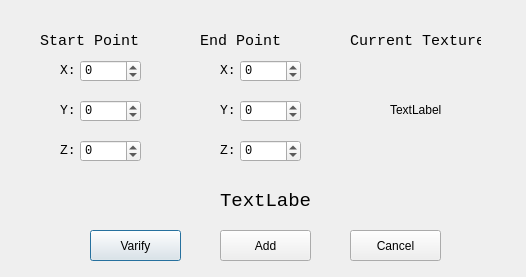
<?xml version="1.0" encoding="UTF-8"?>
<ui version="4.0">
 <class>BatchCreateDialog</class>
 <widget class="QDialog" name="BatchCreateDialog">
  <property name="geometry">
   <rect>
    <x>0</x>
    <y>0</y>
    <width>526</width>
    <height>277</height>
   </rect>
  </property>
  <property name="windowTitle">
   <string>Dialog</string>
  </property>
  <widget class="QLabel" name="label">
   <property name="geometry">
    <rect>
     <x>40</x>
     <y>30</y>
     <width>101</width>
     <height>21</height>
    </rect>
   </property>
   <property name="font">
    <font>
     <family>Consolas</family>
     <pointsize>11</pointsize>
    </font>
   </property>
   <property name="text">
    <string>Start Point</string>
   </property>
  </widget>
  <widget class="QSpinBox" name="startPointXSpinBox">
   <property name="geometry">
    <rect>
     <x>80</x>
     <y>60</y>
     <width>61</width>
     <height>22</height>
    </rect>
   </property>
   <property name="font">
    <font>
     <family>Consolas</family>
    </font>
   </property>
   <property name="minimum">
    <number>-10000</number>
   </property>
   <property name="maximum">
    <number>10000</number>
   </property>
  </widget>
  <widget class="QLabel" name="label_2">
   <property name="geometry">
    <rect>
     <x>60</x>
     <y>60</y>
     <width>31</width>
     <height>21</height>
    </rect>
   </property>
   <property name="font">
    <font>
     <family>Consolas</family>
     <pointsize>10</pointsize>
    </font>
   </property>
   <property name="text">
    <string>X:</string>
   </property>
  </widget>
  <widget class="QLabel" name="label_3">
   <property name="geometry">
    <rect>
     <x>60</x>
     <y>100</y>
     <width>31</width>
     <height>21</height>
    </rect>
   </property>
   <property name="font">
    <font>
     <family>Consolas</family>
     <pointsize>10</pointsize>
    </font>
   </property>
   <property name="text">
    <string>Y:</string>
   </property>
  </widget>
  <widget class="QSpinBox" name="startPointYSpinBox">
   <property name="geometry">
    <rect>
     <x>80</x>
     <y>100</y>
     <width>61</width>
     <height>22</height>
    </rect>
   </property>
   <property name="font">
    <font>
     <family>Consolas</family>
    </font>
   </property>
   <property name="minimum">
    <number>-10000</number>
   </property>
   <property name="maximum">
    <number>10000</number>
   </property>
  </widget>
  <widget class="QLabel" name="label_4">
   <property name="geometry">
    <rect>
     <x>60</x>
     <y>140</y>
     <width>31</width>
     <height>21</height>
    </rect>
   </property>
   <property name="font">
    <font>
     <family>Consolas</family>
     <pointsize>10</pointsize>
    </font>
   </property>
   <property name="text">
    <string>Z:</string>
   </property>
  </widget>
  <widget class="QSpinBox" name="startPointZSpinBox">
   <property name="geometry">
    <rect>
     <x>80</x>
     <y>140</y>
     <width>61</width>
     <height>22</height>
    </rect>
   </property>
   <property name="font">
    <font>
     <family>Consolas</family>
    </font>
   </property>
   <property name="minimum">
    <number>-10000</number>
   </property>
   <property name="maximum">
    <number>10000</number>
   </property>
  </widget>
  <widget class="QLabel" name="label_5">
   <property name="geometry">
    <rect>
     <x>220</x>
     <y>60</y>
     <width>31</width>
     <height>21</height>
    </rect>
   </property>
   <property name="font">
    <font>
     <family>Consolas</family>
     <pointsize>10</pointsize>
    </font>
   </property>
   <property name="text">
    <string>X:</string>
   </property>
  </widget>
  <widget class="QSpinBox" name="endPointXSpinBox">
   <property name="geometry">
    <rect>
     <x>240</x>
     <y>60</y>
     <width>61</width>
     <height>22</height>
    </rect>
   </property>
   <property name="font">
    <font>
     <family>Consolas</family>
    </font>
   </property>
   <property name="minimum">
    <number>-10000</number>
   </property>
   <property name="maximum">
    <number>10000</number>
   </property>
  </widget>
  <widget class="QSpinBox" name="endPointZSpinBox">
   <property name="geometry">
    <rect>
     <x>240</x>
     <y>140</y>
     <width>61</width>
     <height>22</height>
    </rect>
   </property>
   <property name="font">
    <font>
     <family>Consolas</family>
    </font>
   </property>
   <property name="minimum">
    <number>-10000</number>
   </property>
   <property name="maximum">
    <number>10000</number>
   </property>
  </widget>
  <widget class="QLabel" name="label_6">
   <property name="geometry">
    <rect>
     <x>220</x>
     <y>100</y>
     <width>31</width>
     <height>21</height>
    </rect>
   </property>
   <property name="font">
    <font>
     <family>Consolas</family>
     <pointsize>10</pointsize>
    </font>
   </property>
   <property name="text">
    <string>Y:</string>
   </property>
  </widget>
  <widget class="QSpinBox" name="endPointYSpinBox">
   <property name="geometry">
    <rect>
     <x>240</x>
     <y>100</y>
     <width>61</width>
     <height>22</height>
    </rect>
   </property>
   <property name="font">
    <font>
     <family>Consolas</family>
    </font>
   </property>
   <property name="minimum">
    <number>-10000</number>
   </property>
   <property name="maximum">
    <number>10000</number>
   </property>
  </widget>
  <widget class="QLabel" name="label_7">
   <property name="geometry">
    <rect>
     <x>200</x>
     <y>30</y>
     <width>101</width>
     <height>21</height>
    </rect>
   </property>
   <property name="font">
    <font>
     <family>Consolas</family>
     <pointsize>11</pointsize>
    </font>
   </property>
   <property name="text">
    <string>End Point</string>
   </property>
  </widget>
  <widget class="QLabel" name="label_8">
   <property name="geometry">
    <rect>
     <x>220</x>
     <y>140</y>
     <width>31</width>
     <height>21</height>
    </rect>
   </property>
   <property name="font">
    <font>
     <family>Consolas</family>
     <pointsize>10</pointsize>
    </font>
   </property>
   <property name="text">
    <string>Z:</string>
   </property>
  </widget>
  <widget class="QLabel" name="label_9">
   <property name="geometry">
    <rect>
     <x>350</x>
     <y>30</y>
     <width>131</width>
     <height>21</height>
    </rect>
   </property>
   <property name="font">
    <font>
     <family>Consolas</family>
     <pointsize>11</pointsize>
    </font>
   </property>
   <property name="text">
    <string>Current Texture</string>
   </property>
  </widget>
  <widget class="QLabel" name="textureLabel">
   <property name="geometry">
    <rect>
     <x>390</x>
     <y>70</y>
     <width>80</width>
     <height>80</height>
    </rect>
   </property>
   <property name="text">
    <string>TextLabel</string>
   </property>
  </widget>
  <widget class="QLabel" name="validationLabel">
   <property name="geometry">
    <rect>
     <x>220</x>
     <y>190</y>
     <width>91</width>
     <height>21</height>
    </rect>
   </property>
   <property name="font">
    <font>
     <family>Consolas</family>
     <pointsize>14</pointsize>
    </font>
   </property>
   <property name="text">
    <string>TextLabel</string>
   </property>
  </widget>
  <widget class="QPushButton" name="varifyPushButton">
   <property name="geometry">
    <rect>
     <x>90</x>
     <y>230</y>
     <width>91</width>
     <height>31</height>
    </rect>
   </property>
   <property name="text">
    <string>Varify</string>
   </property>
  </widget>
  <widget class="QPushButton" name="cancelPushButton">
   <property name="geometry">
    <rect>
     <x>350</x>
     <y>230</y>
     <width>91</width>
     <height>31</height>
    </rect>
   </property>
   <property name="text">
    <string>Cancel</string>
   </property>
  </widget>
  <widget class="QPushButton" name="addPushButton">
   <property name="geometry">
    <rect>
     <x>220</x>
     <y>230</y>
     <width>91</width>
     <height>31</height>
    </rect>
   </property>
   <property name="text">
    <string>Add</string>
   </property>
  </widget>
 </widget>
 <resources/>
 <connections/>
</ui>
